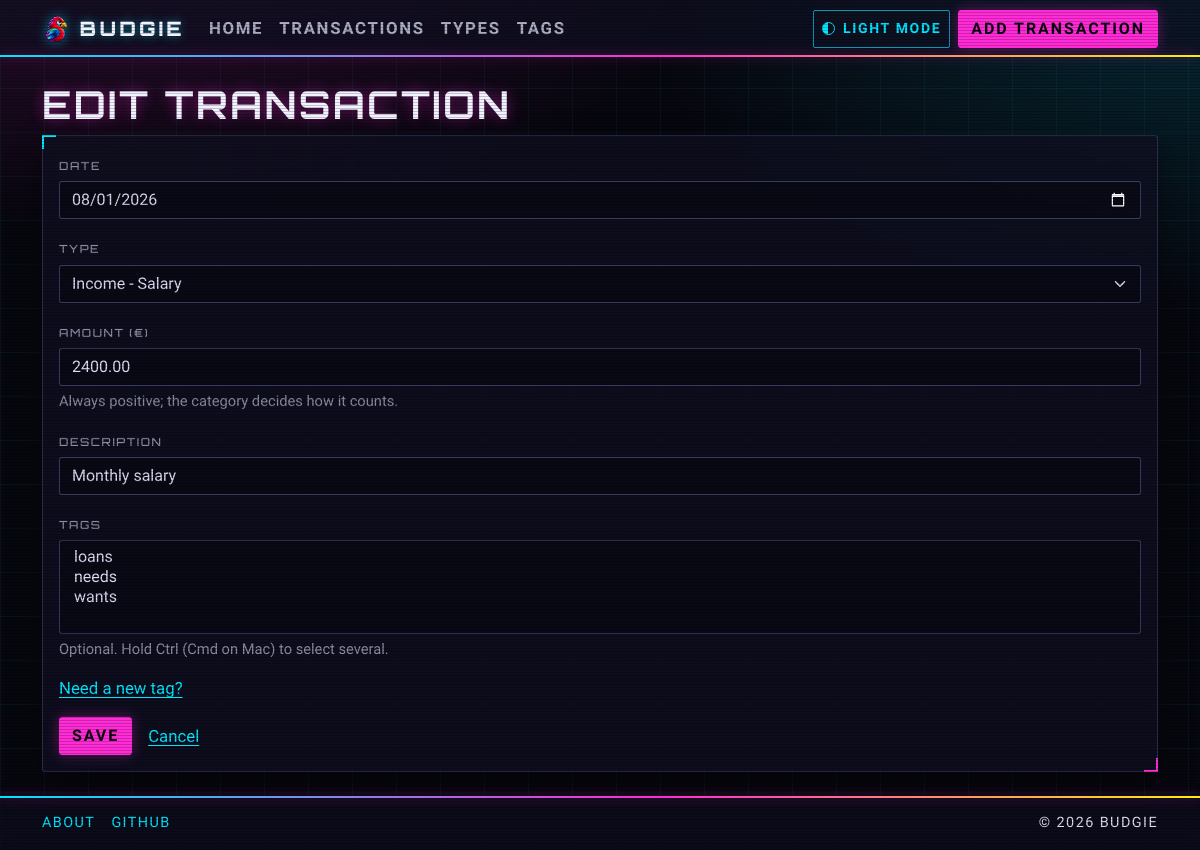
Screenshot of /transactions/2/edit/ with the database file from the repository.
### transactions/models.py (models this page shows, shortened)
class Transaction(TimeStampMixin):
    type = models.ForeignKey(
        "categories.Type",
        on_delete=models.RESTRICT,
        related_name="transactions",
    )
    tags = models.ManyToManyField(
        "tags.Tag",
        blank=True,
        related_name="transactions",
    )
    amount = models.DecimalField(
        max_digits=10,
        decimal_places=2,
        validators=[MinValueValidator(Decimal("0.01"))],
    )
    description = models.CharField(max_length=200, blank=True, default="")
    date = models.DateField(
        default=date.today,
        validators=[validate_not_in_future],
        db_index=True,
    )
    objects = TransactionQuerySet.as_manager()
    class Meta:
        ordering = ["-date", "-created_at"]
        verbose_name = "transaction"
        verbose_name_plural = "transactions"
    def get_absolute_url(self) -> str:
        return reverse("transactions:detail", kwargs={"pk": self.pk})

### transactions/views.py (the view)
# urls.py: path("<int:pk>/edit/", TransactionUpdateView.as_view(), name="edit"),
class TransactionUpdateView(TransactionMonthRedirectMixin, UpdateView):
    model = Transaction
    form_class = TransactionForm

### categories/models.py (called while the page is built)
    def __str__(self) -> str:
        return f"{self.get_category_display()} - {self.name}"

### common/context_processors.py (called while the page is built)
def theme(request: HttpRequest) -> dict[str, str]:
    current = request.COOKIES.get(THEME_COOKIE, DEFAULT_THEME)
    if current not in THEMES:
        current = DEFAULT_THEME
    other = "light" if current == "dark" else "dark"
    return {"theme": current, "other_theme": other}

### tags/models.py (called while the page is built)
    def __str__(self) -> str:
        return self.name

### templates/transactions/transaction_form.html (shortened to what this page needs)
{% extends "base.html" %}
{% block content %}
    <h1>{% if object %}Edit transaction{% else %}Add transaction{% endif %}</h1>
    {% if not object and not has_types %}
        {% url 'types:add' as add_url %}
    {% else %}
        <section class="card page-card">
            <div class="card-body">
                <form method="post">
                    {% include "partials/form_fields.html" %}
                    <p><a href="{% url 'tags:add' %}">Need a new tag?</a></p>
                    <div class="d-flex flex-wrap align-items-center gap-3">
                        <button class="btn btn-primary" type="submit">Save</button>
                        {% if object %}
                            <a href="{{ object.get_absolute_url }}">Cancel</a>
                        {% else %}
                            <a href="{% url 'transactions:current' %}">Cancel</a>
                        {% endif %}
                    </div>
                </form>
            </div>
        </section>
    {% endif %}
{% endblock %}

### templates/partials/form_fields.html (shortened to what this page needs)
{% for field in form %}
    <div class="mb-3">
        <label class="form-label" for="{{ field.id_for_label }}">{{ field.label }}</label>
        {{ field }}
        {% if field.help_text %}
            <div class="form-text">{{ field.help_text }}</div>
        {% endif %}
    </div>
{% endfor %}

### static/css/theme.css (style rules this page uses)
:root { --cp-font-display: "Orbitron", "Segoe UI", sans-serif; --cp-font-body: "Rajdhani", "Segoe UI", sans-serif; --cp-font-mono: "Share Tech Mono", ui-monospace, monospace; --bs-body-font-family: var(--cp-font-body); --bs-body-font-size: 1.05rem; --bs-body-font-weight: 500; --bs-border-radius: 3px; --bs-border-radius-sm: 2px; --bs-border-radius-lg: 4px; --bs-border-radius-xl: 6px; }
:root[data-bs-theme="dark"] { --cp-cyan-rgb: 0, 229, 255; --cp-magenta-rgb: 255, 43, 214; --cp-yellow-rgb: 252, 238, 10; --cp-surface-rgb: 16, 16, 34; --cp-input-rgb: 8, 8, 20; --cp-line-rgb: 120, 130, 200; --cp-grid-rgb: 0, 229, 255; --cp-on-accent: #07070d; --cp-on-warning: #07070d; --cp-glow: 0.5; --cp-scanline: rgba(0, 0, 0, 0.2); --cp-heading-shadow: 0 0 14px rgba(255, 43, 214, 0.45); --cp-text-glow: 0 0 8px currentColor; --cp-card-shadow: 0 14px 34px rgba(0, 0, 0, 0.45); --bs-body-bg: #07070f; --bs-body-bg-rgb: 7, 7, 15; --bs-body-color: #d9dcf2; --bs-body-color-rgb: 217, 220, 242; --bs-emphasis-color: #ffffff; --bs-heading-color: #f2f3ff; --bs-secondary-color: rgba(217, 220, 242, 0.62); --bs-border-color: rgba(120, 130, 200, 0.3); --bs-link-color: #00e5ff; --bs-link-color-rgb: 0, 229, 255; --bs-link-hover-color: #ff2bd6; --bs-link-hover-color-rgb: 255, 43, 214; --bs-primary: #ff2bd6; --bs-primary-rgb: 255, 43, 214; --bs-secondary: #8b90c0; --bs-secondary-rgb: 139, 144, 192; --bs-success: #2dff8f; --bs-success-rgb: 45, 255, 143; --bs-info: #00e5ff; --bs-info-rgb: 0, 229, 255; --bs-warning: #fcee0a; --bs-warning-rgb: 252, 238, 10; --bs-danger: #ff4760; --bs-danger-rgb: 255, 71, 96; --bs-dark: #23233a; --bs-dark-rgb: 35, 35, 58; --bs-form-invalid-color: #ff4760; --bs-form-invalid-border-color: #ff4760; }

### static/css/layout.css (style rules this page uses)
html { scrollbar-color: rgba(var(--cp-magenta-rgb), 0.6) transparent; }
body { background-color: var(--bs-body-bg); background-image: radial-gradient(60rem 30rem at 8% -12%, rgba(var(--cp-magenta-rgb), calc(var(--cp-glow) * 0.35)), transparent 70%), radial-gradient(50rem 28rem at 100% 0%, rgba(var(--cp-cyan-rgb), calc(var(--cp-glow) * 0.3)), transparent 70%), linear-gradient(rgba(var(--cp-grid-rgb), 0.05) 1px, transparent 1px), linear-gradient(90deg, rgba(var(--cp-grid-rgb), 0.05) 1px, transparent 1px); background-size: auto, auto, 44px 44px, 44px 44px; background-attachment: fixed; }
body::before { content: ""; position: fixed; inset: 0; z-index: 2000; pointer-events: none; background: repeating-linear-gradient(to bottom, var(--cp-scanline) 0 1px, transparent 1px 3px); }
h1, h2, h3, h4, h5, h6, .h1, .h2, .h3, .h4, .h5, .h6 { font-family: var(--cp-font-display); font-weight: 700; letter-spacing: 0.06em; text-transform: uppercase; }
h1, .h1 { font-size: clamp(1.6rem, 1.2rem + 1.6vw, 2.4rem); text-shadow: var(--cp-heading-shadow); }
a { text-underline-offset: 0.2em; text-decoration-thickness: 1px; transition: color 0.15s, text-shadow 0.15s; }

### rows the page displays
Transaction: form "08/01/2026" "Income - Salary" "2400.00" "Monthly salary"

### other values shown
{{ field.label }} "DATE" "TYPE" "AMOUNT (€)" "DESCRIPTION" "TAGS"
{{ field.help_text }} "Always positive; the category decides how it counts." "Optional. Hold Ctrl (Cmd on Mac) to select several."
